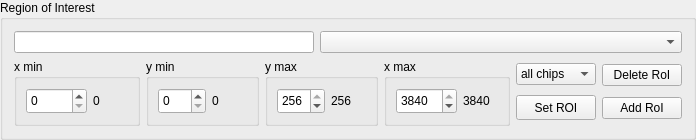
             <widget class="QGroupBox" name="groupBox">
              <property name="minimumSize">
               <size>
                <width>451</width>
                <height>111</height>
               </size>
              </property>
              <property name="title">
               <string>Region of Interest</string>
              </property>
              <layout class="QVBoxLayout" name="verticalLayout_86">
               <item>
                <layout class="QHBoxLayout" name="horizontalLayout_2">
                 <item>
                  <widget class="QLineEdit" name="lineEdit">
                   <property name="maximumSize">
                    <size>
                     <width>300</width>
                     <height>16777215</height>
                    </size>
                   </property>
                  </widget>
                 </item>
                 <item>
                  <widget class="QComboBox" name="comboBox_21"/>
                 </item>
                </layout>
               </item>
               <item>
                <layout class="QHBoxLayout" name="horizontalLayout">
                 <item>
                  <widget class="QGroupBox" name="groupBox_5">
                   <property name="title">
                    <string>x min</string>
                   </property>
                   <layout class="QHBoxLayout" name="horizontalLayout_48">
                    <item>
                     <widget class="QSpinBox" name="spinBox_5">
                      <property name="minimumSize">
                       <size>
                        <width>61</width>
                        <height>26</height>
                       </size>
                      </property>
                      <property name="maximumSize">
                       <size>
                        <width>61</width>
                        <height>26</height>
                       </size>
                      </property>
                      <property name="maximum">
                       <number>3839</number>
                      </property>
                     </widget>
                    </item>
                    <item>
                     <widget class="QLabel" name="label_2">
                      <property name="minimumSize">
                       <size>
                        <width>35</width>
                        <height>0</height>
                       </size>
                      </property>
                      <property name="maximumSize">
                       <size>
                        <width>35</width>
                        <height>16777215</height>
                       </size>
                      </property>
                      <property name="text">
                       <string>0</string>
                      </property>
                     </widget>
                    </item>
                   </layout>
                  </widget>
                 </item>
                 <item>
                  <widget class="QGroupBox" name="groupBox_6">
                   <property name="title">
                    <string>y min</string>
                   </property>
                   <layout class="QHBoxLayout" name="horizontalLayout_49">
                    <item>
                     <widget class="QSpinBox" name="spinBox_4">
                      <property name="minimumSize">
                       <size>
                        <width>48</width>
                        <height>26</height>
                       </size>
                      </property>
                      <property name="maximumSize">
                       <size>
                        <width>48</width>
                        <height>26</height>
                       </size>
                      </property>
                      <property name="maximum">
                       <number>255</number>
                      </property>
                     </widget>
                    </item>
                    <item>
                     <widget class="QLabel" name="label_20">
                      <property name="minimumSize">
                       <size>
                        <width>35</width>
                        <height>0</height>
                       </size>
                      </property>
                      <property name="maximumSize">
                       <size>
                        <width>35</width>
                        <height>16777215</height>
                       </size>
                      </property>
                      <property name="text">
                       <string>0</string>
                      </property>
                     </widget>
                    </item>
                   </layout>
                  </widget>
                 </item>
                 <item>
                  <widget class="QGroupBox" name="groupBox_4">
                   <property name="title">
                    <string>y max</string>
                   </property>
                   <layout class="QHBoxLayout" name="horizontalLayout_50">
                    <item>
                     <widget class="QSpinBox" name="spinBox_6">
                      <property name="minimumSize">
                       <size>
                        <width>48</width>
                        <height>26</height>
                       </size>
                      </property>
                      <property name="maximumSize">
                       <size>
                        <width>48</width>
                        <height>26</height>
                       </size>
                      </property>
                      <property name="minimum">
                       <number>1</number>
                      </property>
                      <property name="maximum">
                       <number>256</number>
                      </property>
                      <property name="value">
                       <number>256</number>
                      </property>
                     </widget>
                    </item>
                    <item>
                     <widget class="QLabel" name="label_21">
                      <property name="minimumSize">
                       <size>
                        <width>35</width>
                        <height>0</height>
                       </size>
                      </property>
                      <property name="maximumSize">
                       <size>
                        <width>35</width>
                        <height>16777215</height>
                       </size>
                      </property>
                      <property name="text">
                       <string>256</string>
                      </property>
                     </widget>
                    </item>
                   </layout>
                  </widget>
                 </item>
                 <item>
                  <widget class="QGroupBox" name="groupBox_3">
                   <property name="title">
                    <string>x max</string>
                   </property>
                   <layout class="QHBoxLayout" name="horizontalLayout_51">
                    <item>
                     <widget class="QSpinBox" name="spinBox_7">
                      <property name="minimumSize">
                       <size>
                        <width>61</width>
                        <height>26</height>
                       </size>
                      </property>
                      <property name="maximumSize">
                       <size>
                        <width>61</width>
                        <height>26</height>
                       </size>
                      </property>
                      <property name="minimum">
                       <number>1</number>
                      </property>
                      <property name="maximum">
                       <number>3840</number>
                      </property>
                      <property name="value">
                       <number>3840</number>
                      </property>
                     </widget>
                    </item>
                    <item>
                     <widget class="QLabel" name="label_22">
                      <property name="minimumSize">
                       <size>
                        <width>35</width>
                        <height>0</height>
                       </size>
                      </property>
                      <property name="maximumSize">
                       <size>
                        <width>35</width>
                        <height>16777215</height>
                       </size>
                      </property>
                      <property name="text">
                       <string>3840</string>
                      </property>
                     </widget>
                    </item>
                   </layout>
                  </widget>
                 </item>
                 <item>
                  <layout class="QVBoxLayout" name="verticalLayout_5">
                   <item>
                    <widget class="QComboBox" name="comboBox_6">
                     <property name="currentIndex">
                      <number>15</number>
                     </property>
                     <item>
                      <property name="text">
                       <string>chip 1</string>
                      </property>
                     </item>
                     <item>
                      <property name="text">
                       <string>chip 2</string>
                      </property>
                     </item>
                     <item>
                      <property name="text">
                       <string>chip 3</string>
                      </property>
                     </item>
                     <item>
                      <property name="text">
                       <string>chip 4</string>
                      </property>
                     </item>
                     <item>
                      <property name="text">
                       <string>chip 5</string>
                      </property>
                     </item>
                     <item>
                      <property name="text">
                       <string>chip 6</string>
                      </property>
                     </item>
                     <item>
                      <property name="text">
                       <string>chip 7</string>
                      </property>
                     </item>
                     <item>
                      <property name="text">
                       <string>chip 8</string>
                      </property>
                     </item>
                     <item>
                      <property name="text">
                       <string>chip 9</string>
                      </property>
                     </item>
                     <item>
                      <property name="text">
                       <string>chip 10</string>
                      </property>
                     </item>
                     <item>
                      <property name="text">
                       <string>chip 11</string>
                      </property>
                     </item>
                     <item>
                      <property name="text">
                       <string>chip 12</string>
                      </property>
                     </item>
                     <item>
                      <property name="text">
                       <string>chip 13</string>
                      </property>
                     </item>
                     <item>
                      <property name="text">
                       <string>chip 14</string>
                      </property>
                     </item>
                     <item>
                      <property name="text">
                       <string>chip 15</string>
                      </property>
                     </item>
                     <item>
                      <property name="text">
                       <string>all chips</string>
                      </property>
                     </item>
                     <item>
                      <property name="text">
                       <string>other</string>
                      </property>
                     </item>
                    </widget>
                   </item>
                   <item>
                    <widget class="QPushButton" name="pushButton_8">
                     <property name="minimumSize">
                      <size>
                       <width>0</width>
                       <height>25</height>
                      </size>
                     </property>
                     <property name="text">
                      <string>Set ROI</string>
                     </property>
                    </widget>
                   </item>
                  </layout>
                 </item>
                 <item>
                  <layout class="QVBoxLayout" name="verticalLayout_48">
                   <item>
                    <widget class="QPushButton" name="pushButton_66">
                     <property name="text">
                      <string>Delete RoI</string>
                     </property>
                    </widget>
                   </item>
                   <item>
                    <widget class="QPushButton" name="pushButton_65">
                     <property name="text">
                      <string>Add RoI</string>
                     </property>
                    </widget>
                   </item>
                  </layout>
                 </item>
                </layout>
               </item>
              </layout>
             </widget>
